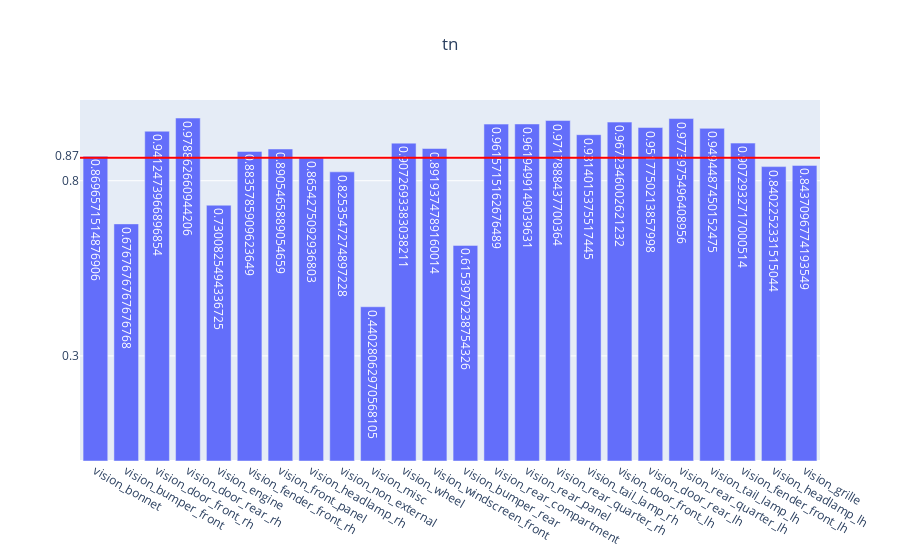

Write notebook code for a chart like this one.
### Code cell
genVisMulitlabel(partEvalMetrics, "tn")

### Figure 1 — Plotly figure (JSON) as saved in the notebook; plotly's stock layout.template omitted (floating-point values rounded to 4 significant figures)
{"data": [{"text": [0.8697, 0.6768, 0.9412, 0.9789, 0.7301, 0.8836, 0.8905, 0.8654, 0.8254, 0.4403, 0.9073, 0.8919, 0.6154, 0.9616, 0.9619, 0.9718, 0.9314, 0.9672, 0.9518, 0.9774, 0.9494, 0.9073, 0.8402, 0.8437], "type": "bar", "x": ["vision_bonnet", "vision_bumper_front", "vision_door_front_rh", "vision_door_rear_rh", "vision_engine", "vision_fender_front_rh", "vision_front_panel", "vision_headlamp_rh", "vision_non_external", "vision_misc", "vision_wheel", "vision_windscreen_front", "vision_bumper_rear", "vision_rear_compartment", "vision_rear_panel", "vision_rear_quarter_rh", "vision_tail_lamp_rh", "vision_door_front_lh", "vision_door_rear_lh", "vision_rear_quarter_lh", "vision_tail_lamp_lh", "vision_fender_front_lh", "vision_headlamp_lh", "vision_grille"], "y": [0.8697, 0.6768, 0.9412, 0.9789, 0.7301, 0.8836, 0.8905, 0.8654, 0.8254, 0.4403, 0.9073, 0.8919, 0.6154, 0.9616, 0.9619, 0.9718, 0.9314, 0.9672, 0.9518, 0.9774, 0.9494, 0.9073, 0.8402, 0.8437]}], "layout": {"shapes": [{"line": {"color": "red", "width": 2}, "type": "line", "x0": 0, "x1": 1, "xref": "x domain", "y0": 0.8658, "y1": 0.8658, "yref": "y"}], "title": {"text": "tn", "x": 0.5}, "yaxis": {"tickmode": "array", "tickvals": ["0.87", 0.3, 0.8]}}}
